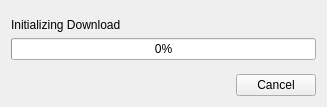
<?xml version="1.0" encoding="UTF-8"?>
<ui version="4.0">
 <class>UpdaterWindow</class>
 <widget class="QWidget" name="UpdaterWindow">
  <property name="geometry">
   <rect>
    <x>0</x>
    <y>0</y>
    <width>327</width>
    <height>107</height>
   </rect>
  </property>
  <property name="windowTitle">
   <string>RP-Soundboard Updater</string>
  </property>
  <layout class="QVBoxLayout" name="verticalLayout">
   <item>
    <spacer name="verticalSpacer_2">
     <property name="orientation">
      <enum>Qt::Vertical</enum>
     </property>
     <property name="sizeHint" stdset="0">
      <size>
       <width>20</width>
       <height>40</height>
      </size>
     </property>
    </spacer>
   </item>
   <item>
    <widget class="QLabel" name="statusLabel">
     <property name="sizePolicy">
      <sizepolicy hsizetype="Preferred" vsizetype="Minimum">
       <horstretch>0</horstretch>
       <verstretch>0</verstretch>
      </sizepolicy>
     </property>
     <property name="text">
      <string>Initializing Download</string>
     </property>
    </widget>
   </item>
   <item>
    <widget class="QProgressBar" name="progressBar">
     <property name="value">
      <number>0</number>
     </property>
    </widget>
   </item>
   <item>
    <spacer name="verticalSpacer">
     <property name="orientation">
      <enum>Qt::Vertical</enum>
     </property>
     <property name="sizeHint" stdset="0">
      <size>
       <width>20</width>
       <height>40</height>
      </size>
     </property>
    </spacer>
   </item>
   <item>
    <widget class="QDialogButtonBox" name="buttonBox">
     <property name="standardButtons">
      <set>QDialogButtonBox::Cancel</set>
     </property>
    </widget>
   </item>
  </layout>
 </widget>
 <resources/>
 <connections/>
</ui>
